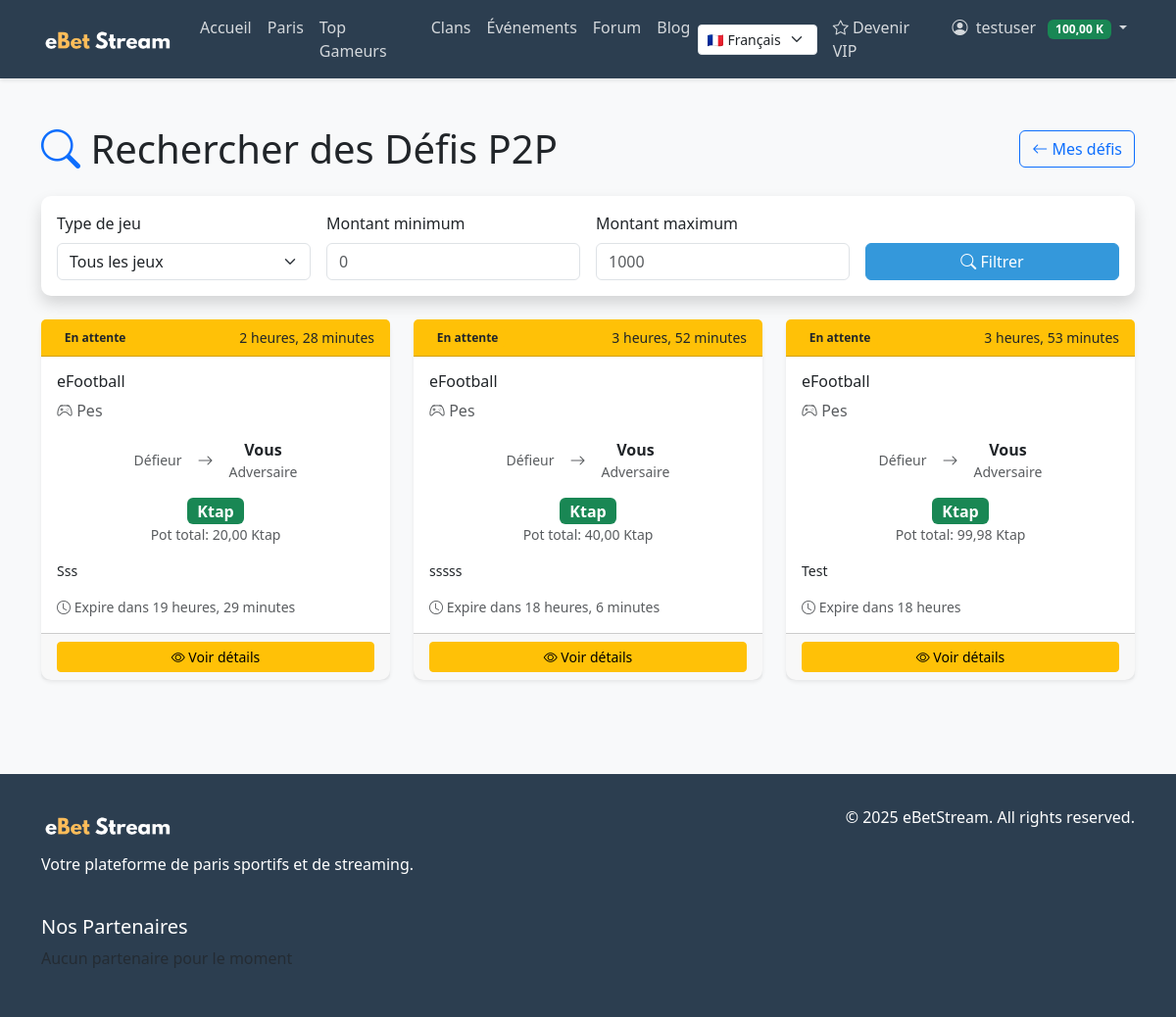
Screenshot of /betting/p2p/search/ (signed in) with the database file from the repository.
### users/models.py (models this page shows, shortened)
class User(AbstractUser):
    uuid = models.UUIDField(
        default=uuid.uuid4,
        editable=False,
        null=True,
        verbose_name="Identifiant unique"
    )
    groups = models.ManyToManyField(
        Group,
        verbose_name='groups',
        blank=True,
        related_name='users_groups',
        related_query_name='user'
    )
    user_permissions = models.ManyToManyField(
        Permission,
        verbose_name='user permissions',
        blank=True,
        related_name='users_permissions',
        related_query_name='user'
    )
    balance = models.DecimalField(
        max_digits=10,
        decimal_places=2,
        default=0.00,
        validators=[MinValueValidator(0)],
        verbose_name="Solde bonus"
    )
    kapanga_balance = models.DecimalField(
        max_digits=10,
        decimal_places=2,
        default=0.00,
        verbose_name="Solde Ktap"
    )
    profile_picture = models.ImageField(
        upload_to='profile_pics/',
        default='profile_pics/default.jpg',
        verbose_name="Photo de profil"
    )
    language = models.CharField(max_length=10, default='fr', verbose_name="Langue")
    email_verified = models.BooleanField(default=False, verbose_name="Email vérifié")
    verification_token = models.CharField(max_length=100, blank=True, null=True)
    bonus_conditions_met = models.BooleanField(default=False, verbose_name="Conditions de bonus remplies")
    bonus_wagered_amount = models.DecimalField(
        max_digits=10,
        decimal_places=2,
        default=0.00,
        validators=[MinValueValidator(0)],
        verbose_name="Montant misé pour le bonus"
    )
    is_vip = models.BooleanField(default=False, verbose_name="Statut VIP")
    vip_since = models.DateTimeField(null=True, blank=True, verbose_name="Date d'activation VIP")
    vip_points = models.IntegerField(default=0, verbose_name="Points VIP")
    parrain = models.ForeignKey('self', null=True, blank=True, on_delete=models.SET_NULL, related_name='filleuls', verbose_name="Parrain")
    total_bonus = models.DecimalField(max_digits=10, decimal_places=2, default=0.00, verbose_name="Total des bonus VIP")

### betting/models.py (models this page shows, shortened)
class P2PChallenge(models.Model):
    STATUS_CHOICES = [
        ('open', 'Ouvert'),
        ('accepted', 'Accepté'),
        ('in_progress', 'En cours'),
        ('completed', 'Terminé'),
        ('cancelled', 'Annulé'),
        ('expired', 'Expiré'),
    ]
    GAME_TYPES = [
        ('fifa', 'FIFA'),
        ('pes', 'PES'),
        ('csgo', 'CS:GO'),
        ('lol', 'League of Legends'),
        ('valorant', 'Valorant'),
        ('rocket_league', 'Rocket League'),
        ('other', 'Autre'),
    ]
    title = models.CharField(max_length=200, verbose_name="Titre du défi")
    description = models.TextField(verbose_name="Description")
    game_type = models.CharField(max_length=20, choices=GAME_TYPES, verbose_name="Type de jeu")
    game_name = models.CharField(max_length=100, verbose_name="Nom du jeu", default="")
    custom_game = models.CharField(blank=True, max_length=100, verbose_name="Jeu personnalisé")
    creator_bet_amount = models.DecimalField(
        max_digits=10,
        decimal_places=2,
        verbose_name="Mise du créateur"
    )
    opponent_bet_amount = models.DecimalField(
        max_digits=10,
        decimal_places=2,
        verbose_name="Mise de l'adversaire"
    )
    rules = models.TextField(blank=True, verbose_name="Règles du défi")
    match_format = models.CharField(default="1v1", max_length=100, verbose_name="Format du match")
    status = models.CharField(max_length=20, choices=STATUS_CHOICES, default='open', verbose_name="Statut")
    created_at = models.DateTimeField(auto_now_add=True, verbose_name="Date de création")
    expires_at = models.DateTimeField(verbose_name="Date d'expiration")
    accepted_at = models.DateTimeField(blank=True, null=True, verbose_name="Date d'acceptation")
    completed_at = models.DateTimeField(blank=True, null=True, verbose_name="Date de fin")
    creator_result = models.CharField(
        blank=True,
        choices=[
            ('win', 'Victoire'),
            ('loss', 'Défaite'),
            ('draw', 'Match nul'),
        ],
        max_length=20,
        null=True,
        verbose_name="Résultat du créateur"
    )
    opponent_result = models.CharField(
        blank=True,
        choices=[
            ('win', 'Victoire'),
            ('loss', 'Défaite'),
            ('draw', 'Match nul'),
        ],
        max_length=20,
        null=True,
        verbose_name="Résultat de l'adversaire"
    )
    creator_proof = models.TextField(blank=True, verbose_name="Preuve du créateur")
    opponent_proof = models.TextField(blank=True, verbose_name="Preuve de l'adversaire")
    admin_decision = models.CharField(
        blank=True,
        choices=[
            ('creator_win', 'Victoire créateur'),
            ('opponent_win', 'Victoire adversaire'),
            ('draw', 'Match nul'),
            ('cancelled', 'Annulé'),
        ],
        max_length=20,
        null=True,
        verbose_name="Décision admin"
    )
    creator = models.ForeignKey(User, on_delete=models.CASCADE, related_name='created_challenges', verbose_name="Créateur")
    opponent = models.ForeignKey(User, blank=True, null=True, on_delete=models.CASCADE, related_name='received_challenges', verbose_name="Adversaire")
    winner = models.ForeignKey(User, blank=True, null=True, on_delete=models.SET_NULL, related_name='won_challenges', verbose_name="Gagnant")
    class Meta:
        verbose_name = "Défi P2P"
        verbose_name_plural = "Défis P2P"
        ordering = ['-created_at']
    @property
    def total_pot(self):
        return self.creator_bet_amount * 2

### betting/views.py (the view)
# urls.py: path('p2p/search/', views.P2PChallengeSearchView.as_view(), name='p2p_challenge_search'),
class P2PChallengeSearchView(LoginRequiredMixin, ListView):
    model = P2PChallenge
    template_name = 'betting/p2p/challenge_search.html'
    context_object_name = 'challenges'
    paginate_by = 10
    def get_queryset(self):
        return P2PChallenge.objects.filter(
            status='open',
            creator__is_active=True,
            opponent__is_active=True
        ).exclude(
            creator=self.request.user
        ).select_related('creator', 'opponent').order_by('-created_at')
    def get_context_data(self, **kwargs):
        context = super().get_context_data(**kwargs)
        context['title'] = 'Rechercher des Défis P2P'
        return context

### betting/templates/betting/p2p/challenge_search.html (shortened to what this page needs)
{% extends 'base.html' %}
{% block content %}
<div class="container py-4">
  <div class="row">
    <div class="col-12">
      <div class="d-flex justify-content-between align-items-center mb-4">
        <h1 class="mb-0"><i class="bi bi-search text-primary"></i> Rechercher des Défis P2P</h1>
        <a href="{% url 'betting:p2p_challenge_list' %}" class="btn btn-outline-primary">
          <i class="bi bi-arrow-left"></i> Mes défis
        </a>
      </div>
      <div class="card shadow mb-4">
        <div class="card-body">
          <form method="get" class="row g-3">
            <div class="col-md-3">
              <label class="form-label">Type de jeu</label>
              <select name="game_type" class="form-select">
                <option value="">Tous les jeux</option>
              </select>
            </div>
            <div class="col-md-3">
              <label class="form-label">Montant minimum</label>
              <input type="number" name="min_amount" class="form-control" placeholder="0" min="0">
            </div>
            <div class="col-md-3">
              <label class="form-label">Montant maximum</label>
              <input type="number" name="max_amount" class="form-control" placeholder="1000" min="0">
            </div>
            <div class="col-md-3">
              <label class="form-label">&nbsp;</label>
              <div class="d-grid">
                <button type="submit" class="btn btn-primary">
                  <i class="bi bi-search"></i> Filtrer
                </button>
              </div>
            </div>
          </form>
        </div>
      </div>
      {% if challenges %}
        <div class="row">
          {% for challenge in challenges %}
            <div class="col-md-6 col-lg-4 mb-4">
              <div class="card h-100 shadow-sm border-warning">
                <div class="card-header bg-warning text-dark">
                  <div class="d-flex justify-content-between align-items-center">
                    <span class="badge bg-warning text-dark">En attente</span>
                    <small>{{ challenge.created_at|timesince }}</small>
                  </div>
                </div>
                <div class="card-body">
                  <h6 class="card-title">{{ challenge.game_name }}</h6>
                  <p class="card-text text-muted">
                    <i class="bi bi-controller"></i> {{ challenge.game_type|title }}
                  </p>
                  <div class="text-center mb-3">
                    <div class="d-flex justify-content-center align-items-center">
                      <div class="text-center">
                        <div class="small text-muted">Défieur</div>
                      </div>
                      <div class="mx-3">
                        <i class="bi bi-arrow-right text-muted"></i>
                      </div>
                      <div class="text-center">
                        <strong>Vous</strong>
                        <div class="small text-muted">Adversaire</div>
                      </div>
                    </div>
                  </div>
                  <div class="text-center mb-3">
                    <span class="badge bg-success fs-6">{{ challenge.bet_amount }} Ktap</span>
                    <small class="text-muted d-block">Pot total: {{ challenge.total_pot }} Ktap</small>
                  </div>
                  {% if challenge.description %}
                    <p class="card-text small">{{ challenge.description|truncatewords:15 }}</p>
                  {% endif %}
                  <div class="text-muted small">
                    <i class="bi bi-clock"></i> Expire dans {{ challenge.expires_at|timeuntil }}
                  </div>
                </div>
                <div class="card-footer">
                  <div class="d-grid gap-2">
                    <a href="{% url 'betting:p2p_challenge_detail' challenge.pk %}" class="btn btn-warning btn-sm">
                      <i class="bi bi-eye"></i> Voir détails
                    </a>
                  </div>
                </div>
              </div>
            </div>
          {% endfor %}
        </div>
      {% endif %}
    </div>
  </div>
</div>
{% endblock %}

### templates/base.html (shortened to what this page needs)
{% load i18n %}
{% load static %}
<!DOCTYPE html>
<html lang="fr">
  <head>
    <link
      href="https://cdn.jsdelivr.net/npm/bootstrap@5.3.0/dist/css/bootstrap.min.css"
      rel="stylesheet"
    />
    <link
      href="https://cdnjs.cloudflare.com/ajax/libs/font-awesome/6.0.0/css/all.min.css"
      rel="stylesheet"
    />
    <link rel="stylesheet" href="https://cdn.jsdelivr.net/npm/bootstrap-icons@1.7.2/font/bootstrap-icons.css">
  </head>
  <body>
    <nav class="navbar navbar-expand-lg navbar-dark mb-4">
      <div class="container">
        <a class="navbar-brand" href="{% url 'core:home' %}">
          <img src="{% static 'images/Logo.png' %}" alt="eBetStream Logo" class="logo" />
        </a>
        <div class="collapse navbar-collapse" id="navbarNav">
          <ul class="navbar-nav me-auto">
            <li class="nav-item">
              <a class="nav-link" href="{% url 'core:home' %}">Accueil</a>
            </li>
            <li class="nav-item">
              <a class="nav-link" href="{% url 'betting:bet_list' %}">Paris</a>
            </li>
            <li class="nav-item">
              <a class="nav-link" href="{% url 'gameurs:liste_gameurs' %}">Top Gameurs</a>
            </li>
            <li class="nav-item">
              <a class="nav-link" href="{% url 'clans_gaming:liste_clans' %}">Clans</a>
            </li>
            <li class="nav-item">
              <a class="nav-link" href="{% url 'evenements:liste_evenements' %}">Événements</a>
            </li>
            <li class="nav-item">
              <a class="nav-link" href="{% url 'forum:liste_categories' %}">Forum</a>
            </li>
            <li class="nav-item">
              <a class="nav-link" href="{% url 'blog:liste_articles' %}">Blog</a>
            </li>
          </ul>
          <form action="/i18n/setlang/" method="post" class="d-flex align-items-center ms-auto">
            {% get_current_language as LANGUAGE_CODE %}
            <select name="language" class="form-select form-select-sm me-2" onchange="this.form.submit()">
                <option value="fr" {% if LANGUAGE_CODE == 'fr' %}selected{% endif %}>🇫🇷 Français</option>
            </select>
          </form>
          <ul class="navbar-nav">
            {% if user.is_authenticated %}
              {% if user.is_vip %}
                <li class="nav-item">
                  <a class="nav-link text-warning fw-bold" href="{% url 'users:vip_dashboard' %}"><i class="bi bi-gem"></i> Espace VIP</a>
                </li>
              {% else %}
                <li class="nav-item">
                  <a class="nav-link text-info" href="{% url 'users:devenir_vip' %}"><i class="bi bi-star"></i> Devenir VIP</a>
                </li>
              {% endif %}
              <li class="nav-item dropdown">
                <a class="nav-link dropdown-toggle" href="#" id="navbarDropdown" role="button" data-bs-toggle="dropdown">
                  <i class="bi bi-person-circle me-1"></i>
                  {{ user.username }}
                  <span class="badge bg-success ms-2">{{ user.kapanga_balance|floatformat:2 }} K</span>
                </a>
              </li>
            {% endif %}
          </ul>
        </div>
      </div>
    </nav>
    <main>{% block content %}{% endblock %}</main>
    <footer class="footer">
      <div class="container">
        <div class="row">
          <div class="col-md-6">
            <h5><img src="{% static 'images/Logo.png' %}" alt="eBetStream Logo" class="logo" /></h5>
            <p>Votre plateforme de paris sportifs et de streaming.</p>
          </div>
          <div class="col-md-6 text-md-end">
            <p>&copy; {% now "Y" %} eBetStream. {% trans "All rights reserved." %}</p>
          </div>
        </div>
        <div class="row mt-4">
          <div class="col-md-3">
            <h5>Nos Partenaires</h5>
            <div class="row">
              {% if request.partenaires %}
                {% for partenaire in request.partenaires %}
                <div class="col-6 mb-2">
                  <a href="{{ partenaire.site_web }}" target="_blank" class="text-light">
                    <img src="{{ partenaire.logo.url }}" alt="{{ partenaire.nom }}" class="img-fluid" style="max-height: 50px;">
                  </a>
                </div>
                {% endfor %}
              {% else %}
                <div class="col-12">
                  <p class="text-muted">Aucun partenaire pour le moment</p>
                </div>
              {% endif %}
            </div>
          </div>
        </div>
      </div>
    </footer>
  </body>
</html>

### templates/base.html (style rules this page uses)
:root { --primary-color: #2c3e50; --secondary-color: #34495e; --accent-color: #3498db; --success-color: #2ecc71; --warning-color: #f1c40f; --danger-color: #e74c3c; }
body { background-color: #f8f9fa; font-family: "Segoe UI", Tahoma, Geneva, Verdana, sans-serif; }
.navbar { background-color: var(--primary-color); box-shadow: 0 2px 4px rgba(0, 0, 0, 0.1); }
.navbar-brand { color: white !important; font-weight: bold; }
.nav-link { color: rgba(255, 255, 255, 0.8) !important; }
.card { border: none; border-radius: 10px; box-shadow: 0 2px 4px rgba(0, 0, 0, 0.05); transition: transform 0.2s; }
.btn-primary { background-color: var(--accent-color); border-color: var(--accent-color); }
.footer { background-color: var(--primary-color); color: white; padding: 2rem 0; margin-top: 3rem; }
.logo { height: 40px; width: auto; object-fit: contain; }

### rows the page displays
User: username "testuser", kapanga_balance "100,00"
P2PChallenge: created_at "2 heures, 28 minutes", game_name "eFootball", game_type "Pes", total_pot "20,00", description "Sss", expires_at "19 heures, 29 minutes"
P2PChallenge: created_at "3 heures, 52 minutes", game_name "eFootball", game_type "Pes", total_pot "40,00", description "sssss", expires_at "18 heures, 6 minutes"
P2PChallenge: created_at "3 heures, 53 minutes", game_name "eFootball", game_type "Pes", total_pot "99,98", description "Test", expires_at "18 heures"
